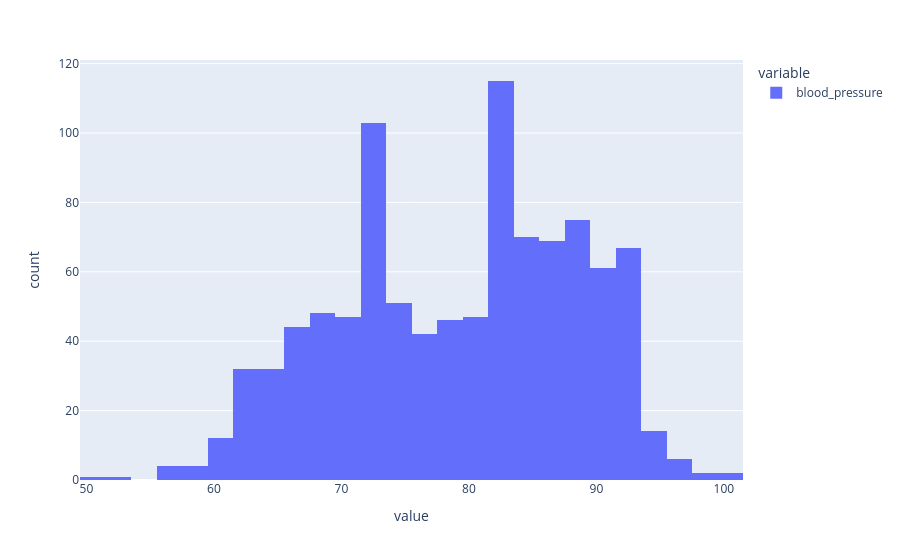

Here is the notebook cell this chart was saved with:
### Code cell
px.histogram(df['blood_pressure'], nbins=30)

### Figure 1 — Plotly figure (JSON) as saved in the notebook; plotly's stock layout.template omitted (floating-point values rounded to 4 significant figures; data arrays with more than 128 entries replaced by an {"elided": "..."} marker saying what was removed)
{"data": [{"bingroup": "x", "hovertemplate": "variable=blood_pressure<br>value=%{x}<br>count=%{y}<extra></extra>", "legendgroup": "blood_pressure", "marker": {"color": "#636efa", "pattern": {"shape": ""}}, "name": "blood_pressure", "nbinsx": 30, "orientation": "v", "showlegend": true, "type": "histogram", "x": {"elided": "995 int values"}, "xaxis": "x", "yaxis": "y"}], "layout": {"barmode": "relative", "legend": {"title": {"text": "variable"}, "tracegroupgap": 0}, "margin": {"t": 60}, "xaxis": {"anchor": "y", "domain": [0, 1], "title": {"text": "value"}}, "yaxis": {"anchor": "x", "domain": [0, 1], "title": {"text": "count"}}}}
